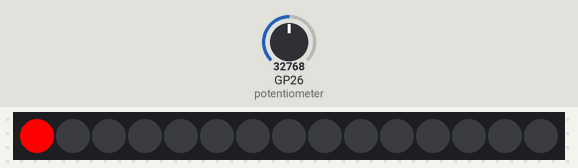
Simulated run of this program. Board: Raspberry Pi Pico running MicroPython. Parts: 15 RGB LEDs in strip order, left to right. Inputs (shaded band) come from the test bench; at power-on: GP26 (potentiometer) = 32768 (analog values on the 0–65535 scale).

Above: at 1.2 s.
1.3 s: GP26 (potentiometer) set to 7864
At 3.44 s:
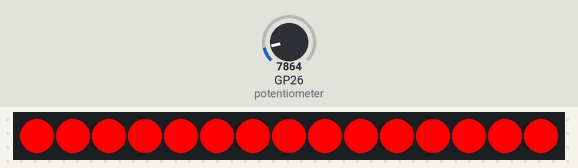
4.7 s: GP26 (potentiometer) set to 0
At 5.5 s:
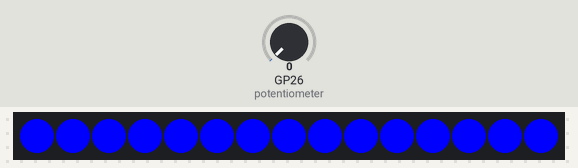
8.1 s: GP26 (potentiometer) set to 7864
At 8.17 s:
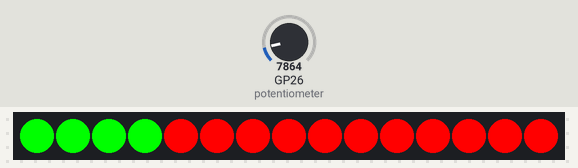
11.5 s: GP26 (potentiometer) set to 19660
Timing chart, 0 to 14.5 s (numbered marks = the images above; inputs shaded):
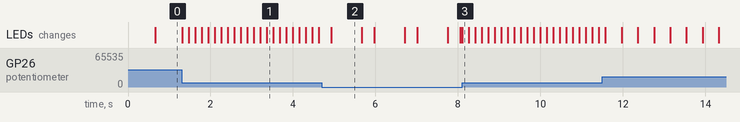

The program:

Light_chaser-12.py
```python
#####################################################################################
######################### Speed controlled Light Chaser #############################
#impots
import time
from machine import Pin, ADC
from neopixel import NeoPixel

# Define the strip pin number (28) and number of LEDs (15)
strip = NeoPixel(Pin(28), 15)

# Set up the potentiometer on ADC pin 26
potentiometer = ADC(Pin(26))

# Colour variables
red = 255,0,0
green = 0,255,0
blue= 0,0,255

# Define colour list
colours = [red, green, blue]

while True:
    for j in colours:
        for i in range(15):
                        # Set the next LED in the range to light with a colour
            strip[i] = (j)

            # Read the potentiometer
            # Divide the reading to make it more usable as a time delay
            mydelay = potentiometer.read_u16() / 50000

            # Delay - the speed of the chaser
            time.sleep(mydelay)

            # Send the data to the strip
            strip.write()


#####################################################################################
################################# Light Chaser ######################################
# Imports
#import time
#from machine import Pin
#from neopixel import NeoPixel

# Define the strip pin number (28) and number of LEDs (15)
#strip = NeoPixel(Pin(28), 15)

# Colour variables
#red = 255,0,0
#green = 0,255,0
#blue= 0,0,255

# Define colour list
#colours = [red, green, blue]

#while True: # Run forever

    # Iterate over the colours
#    for j in colours:

        # Then iterate over 15 leds
#        for i in range(15):

            # Set each LED in the range to red
#            strip[i] = (j)

            # Delay - the speed of the chaser
#            time.sleep(0.1)

            # Send the data to the strip
#            strip.write()


#####################################################################################
############################### Colour management ###################################
# Imports
#import time
#from machine import Pin
#from neopixel import NeoPixel

# Define the strip pin number (28) and number of LEDs (15)
#strip = NeoPixel(Pin(28), 15)

# Colour variables
#red = 255,0,0
#green = 0,255,0
#blue = 0,0,255
#yellow = 255,255,0
#pink = 255,20,147

# iterate over 15 leds
#for i in range(15):

    # Set each LED in the range to pink
#    strip[i] = (pink)

# Send the data to the strip
#strip.write()
```

Measured:
- after the input at 4.7 s, the LEDs: change after 0.23 s (image 2)
- what the display in image 2 shows lasts 0.8 s, from 4.9 s to 5.7 s
